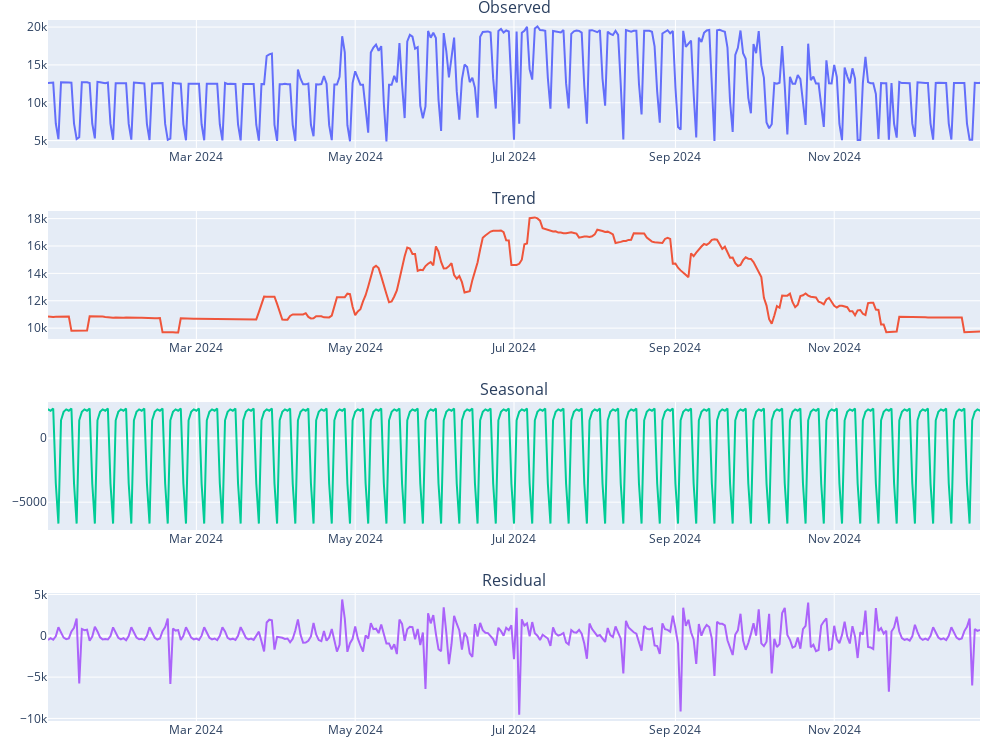
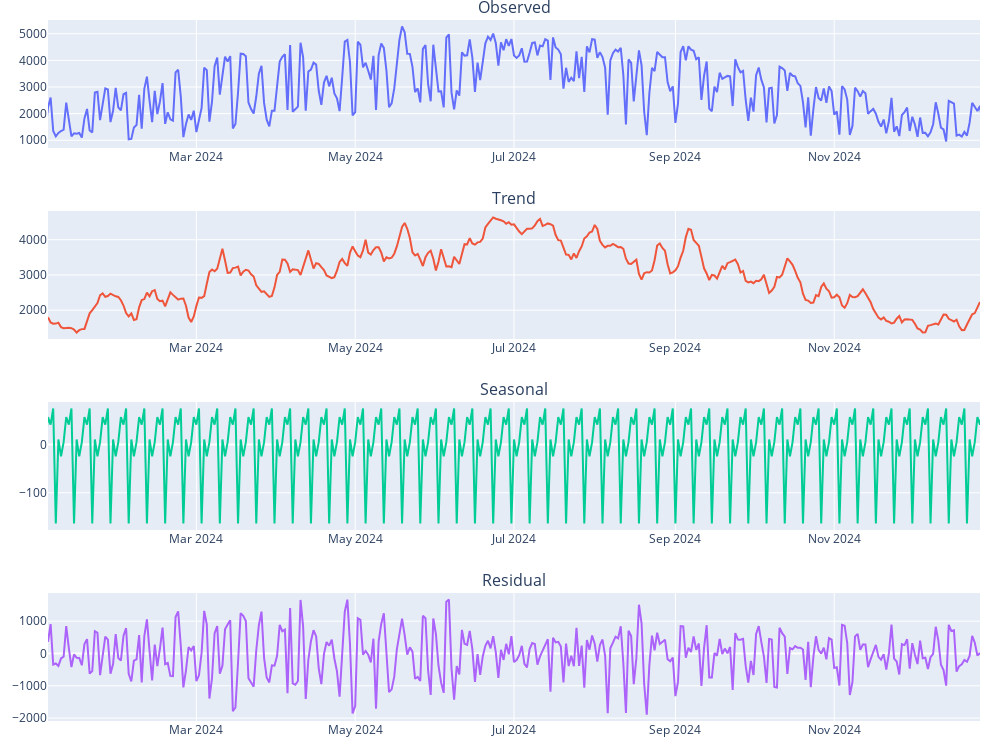

Source (notebook cell) for these figures, in order:
### Code cell
for vals, name in zip([-load['0'].dropna(), pv['0'].dropna()], ['load', 'pv']):
    vals.index = pd.date_range(start='2024-01-01', periods=len(vals), freq='h')

    # resample to daily frequency
    vals = vals.resample('D').mean()

    # Seasonal decomposition (requires no missing dates and regular frequency)
    decomp = seasonal_decompose(vals, model='additive', period=7)  # e.g., weekly seasonality

    # Plot with Plotly
    fig = make_subplots(rows=4, cols=1, subplot_titles=['Observed', 'Trend', 'Seasonal', 'Residual'], vertical_spacing=0.09)

    fig.add_trace(go.Scatter(x=vals.index, y=decomp.observed, name='Observed'), row=1, col=1)
    fig.add_trace(go.Scatter(x=vals.index, y=decomp.trend, name='Trend'), row=2, col=1)
    fig.add_trace(go.Scatter(x=vals.index, y=decomp.seasonal, name='Seasonal'), row=3, col=1)
    fig.add_trace(go.Scatter(x=vals.index, y=decomp.resid, name='Residual'), row=4, col=1)

    fig.update_layout(
        height=750,
        width=1000,
        margin=dict(l=20, r=20, t=20, b=20),
        showlegend=False,
    )

    # Graph range
    valid_trend = decomp.trend.dropna()
    x_start = valid_trend.index[0]
    x_end = valid_trend.index[-1]

    # Set x-axis range for all subplots
    fig.update_xaxes(range=[x_start, x_end], row=1, col=1)
    fig.update_xaxes(range=[x_start, x_end], row=2, col=1)
    fig.update_xaxes(range=[x_start, x_end], row=3, col=1)
    fig.update_xaxes(range=[x_start, x_end], row=4, col=1)

    write_image(fig, f'{name}_decomp.pdf', show=True)
    write_image(fig, f'{name}_decomp.png')

### Figure 1 — Plotly figure (JSON) as saved in the notebook; plotly's stock layout.template omitted (floating-point values rounded to 4 significant figures; data arrays with more than 128 entries replaced by an {"elided": "..."} marker saying what was removed)
{"data": [{"name": "Observed", "type": "scatter", "x": {"elided": "365 str values"}, "xaxis": "x", "y": {"elided": "365 float values"}, "yaxis": "y"}, {"name": "Trend", "type": "scatter", "x": {"elided": "365 str values"}, "xaxis": "x2", "y": {"elided": "365 float values"}, "yaxis": "y2"}, {"name": "Seasonal", "type": "scatter", "x": {"elided": "365 str values"}, "xaxis": "x3", "y": {"elided": "365 float values"}, "yaxis": "y3"}, {"name": "Residual", "type": "scatter", "x": {"elided": "365 str values"}, "xaxis": "x4", "y": {"elided": "365 float values"}, "yaxis": "y4"}], "layout": {"annotations": [{"font": {"size": 16}, "showarrow": false, "text": "Observed", "x": 0.5, "xanchor": "center", "xref": "paper", "y": 1, "yanchor": "bottom", "yref": "paper"}, {"font": {"size": 16}, "showarrow": false, "text": "Trend", "x": 0.5, "xanchor": "center", "xref": "paper", "y": 0.7275, "yanchor": "bottom", "yref": "paper"}, {"font": {"size": 16}, "showarrow": false, "text": "Seasonal", "x": 0.5, "xanchor": "center", "xref": "paper", "y": 0.455, "yanchor": "bottom", "yref": "paper"}, {"font": {"size": 16}, "showarrow": false, "text": "Residual", "x": 0.5, "xanchor": "center", "xref": "paper", "y": 0.1825, "yanchor": "bottom", "yref": "paper"}], "height": 750, "margin": {"b": 20, "l": 20, "r": 20, "t": 20}, "showlegend": false, "width": 1000, "xaxis": {"anchor": "y", "domain": [0, 1], "range": ["2024-01-04T00:00:00", "2024-12-27T00:00:00"]}, "xaxis2": {"anchor": "y2", "domain": [0, 1], "range": ["2024-01-04T00:00:00", "2024-12-27T00:00:00"]}, "xaxis3": {"anchor": "y3", "domain": [0, 1], "range": ["2024-01-04T00:00:00", "2024-12-27T00:00:00"]}, "xaxis4": {"anchor": "y4", "domain": [0, 1], "range": ["2024-01-04T00:00:00", "2024-12-27T00:00:00"]}, "yaxis": {"anchor": "x", "domain": [0.8175, 1]}, "yaxis2": {"anchor": "x2", "domain": [0.545, 0.7275]}, "yaxis3": {"anchor": "x3", "domain": [0.2725, 0.455]}, "yaxis4": {"anchor": "x4", "domain": [0, 0.1825]}}}

### Figure 2 — Plotly figure (JSON) as saved in the notebook; plotly's stock layout.template omitted (floating-point values rounded to 4 significant figures; data arrays with more than 128 entries replaced by an {"elided": "..."} marker saying what was removed)
{"data": [{"name": "Observed", "type": "scatter", "x": {"elided": "365 str values"}, "xaxis": "x", "y": {"elided": "365 float values"}, "yaxis": "y"}, {"name": "Trend", "type": "scatter", "x": {"elided": "365 str values"}, "xaxis": "x2", "y": {"elided": "365 float values"}, "yaxis": "y2"}, {"name": "Seasonal", "type": "scatter", "x": {"elided": "365 str values"}, "xaxis": "x3", "y": {"elided": "365 float values"}, "yaxis": "y3"}, {"name": "Residual", "type": "scatter", "x": {"elided": "365 str values"}, "xaxis": "x4", "y": {"elided": "365 float values"}, "yaxis": "y4"}], "layout": {"annotations": [{"font": {"size": 16}, "showarrow": false, "text": "Observed", "x": 0.5, "xanchor": "center", "xref": "paper", "y": 1, "yanchor": "bottom", "yref": "paper"}, {"font": {"size": 16}, "showarrow": false, "text": "Trend", "x": 0.5, "xanchor": "center", "xref": "paper", "y": 0.7275, "yanchor": "bottom", "yref": "paper"}, {"font": {"size": 16}, "showarrow": false, "text": "Seasonal", "x": 0.5, "xanchor": "center", "xref": "paper", "y": 0.455, "yanchor": "bottom", "yref": "paper"}, {"font": {"size": 16}, "showarrow": false, "text": "Residual", "x": 0.5, "xanchor": "center", "xref": "paper", "y": 0.1825, "yanchor": "bottom", "yref": "paper"}], "height": 750, "margin": {"b": 20, "l": 20, "r": 20, "t": 20}, "showlegend": false, "width": 1000, "xaxis": {"anchor": "y", "domain": [0, 1], "range": ["2024-01-04T00:00:00", "2024-12-27T00:00:00"]}, "xaxis2": {"anchor": "y2", "domain": [0, 1], "range": ["2024-01-04T00:00:00", "2024-12-27T00:00:00"]}, "xaxis3": {"anchor": "y3", "domain": [0, 1], "range": ["2024-01-04T00:00:00", "2024-12-27T00:00:00"]}, "xaxis4": {"anchor": "y4", "domain": [0, 1], "range": ["2024-01-04T00:00:00", "2024-12-27T00:00:00"]}, "yaxis": {"anchor": "x", "domain": [0.8175, 1]}, "yaxis2": {"anchor": "x2", "domain": [0.545, 0.7275]}, "yaxis3": {"anchor": "x3", "domain": [0.2725, 0.455]}, "yaxis4": {"anchor": "x4", "domain": [0, 0.1825]}}}
